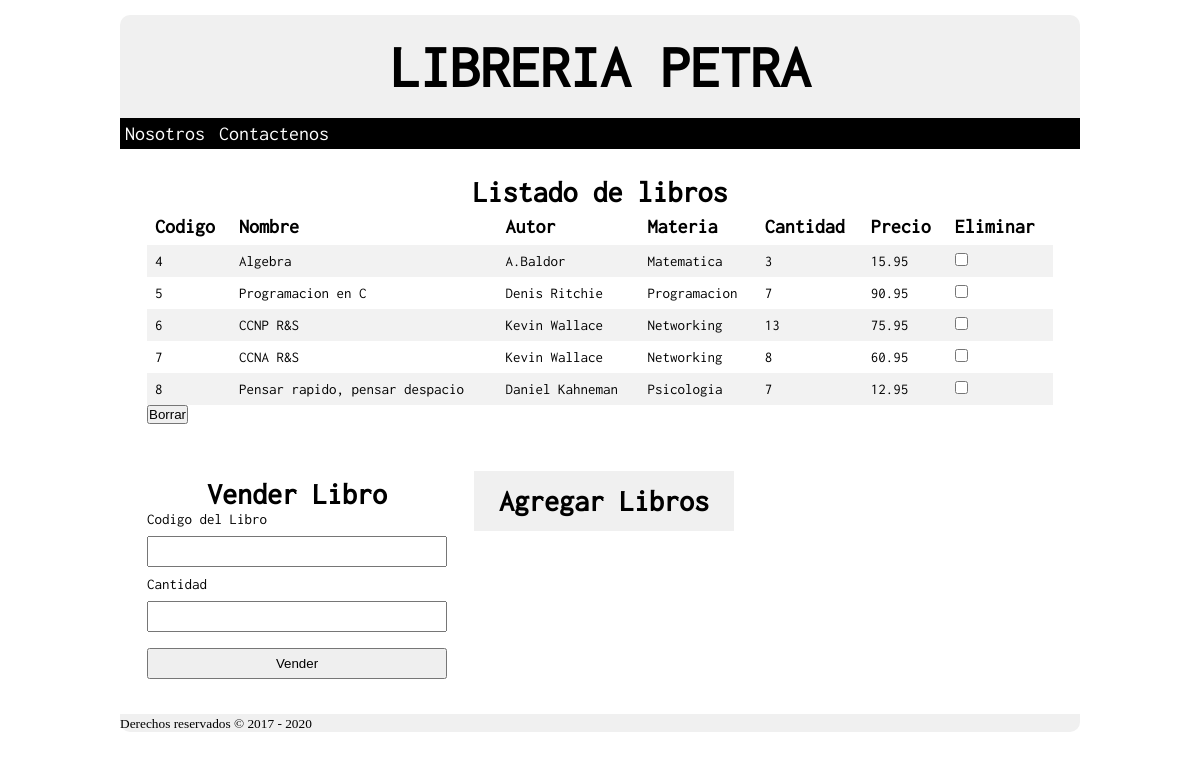
Before: / with the older database file.
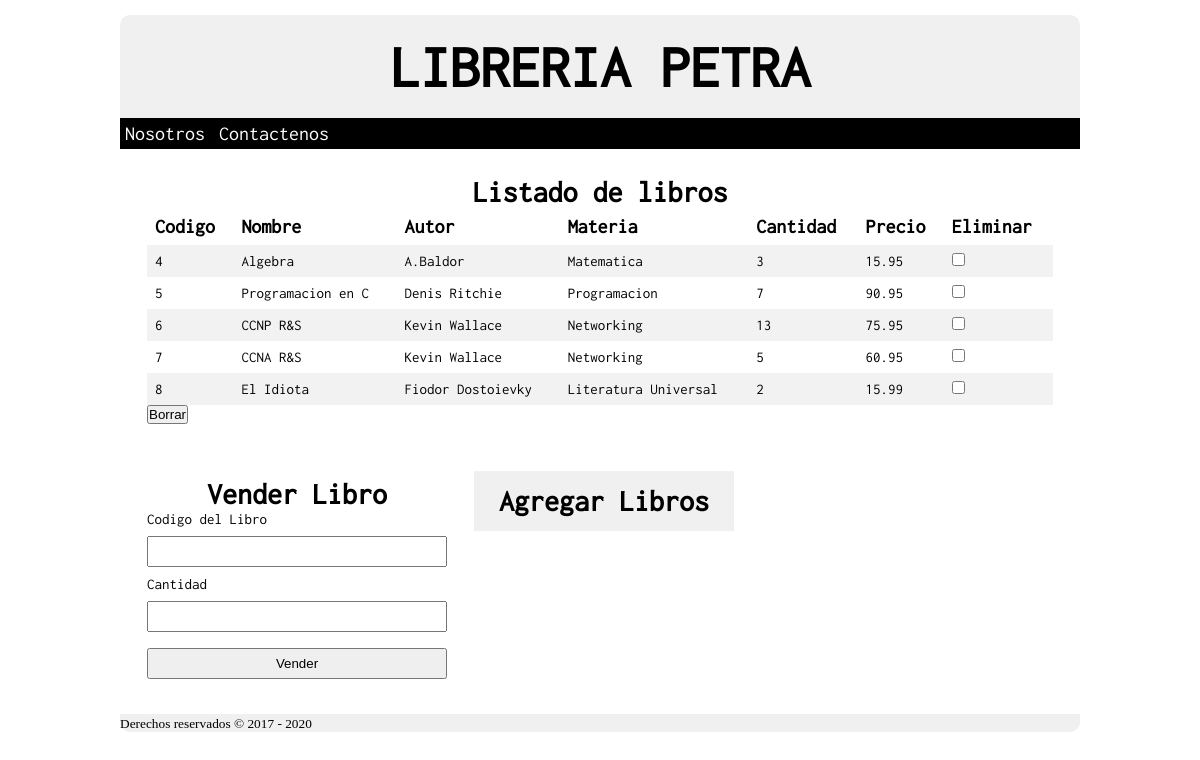
After: the same page with the newer database file.
### __init__.py (models this page shows, shortened)
class libros(db.Model):
    id = db.Column('id', db.Integer, primary_key=True)
    nombre = db.Column(db.String(100))
    materia = db.Column(db.String(50))
    autor = db.Column(db.String(200))
    cantidad = db.Column(db.Integer)
    precio = db.Column(db.String(10))

### __init__.py (the view)
@app.route('/')
def mostrar_todo():
    return render_template('mostrar_todo.html', libros=libros.query.all())

### templates/mostrar_todo.html (shortened to what this page needs)
<!DOCTYPE html>
<html lang="en">
<head>
  <link rel="stylesheet" type="text/css" href="{{ url_for('static', filename = 'css/petra.css') }}">
</head>
<body>
  <div id="agrupar">
    <header id="cabecera">
      <h1><a href="{{ url_for('mostrar_todo') }}">LIBRERIA PETRA</a></h1>
    </header>
  <nav id="menu">
    <ul>
      <li>Nosotros</li>
      <li>Contactenos</li>
    </ul>
  </nav>
  <section id="seccion1">
    <h2>Listado de libros</h2>
    <form action="http://127.0.0.1:5000/eliminar/" method="post">
      <table>
          <tr>
            <th>Codigo</th>
            <th>Nombre</th>
            <th>Autor</th>
            <th>Materia</th>
            <th>Cantidad</th>
            <th>Precio</th>
            <th>Eliminar</th>
          </tr>
          {% for libro in libros %}
          <tr>
            <td>{{ libro.id }} </td>
            <td>{{ libro.nombre }}</td>
            <td>{{ libro.autor }}</td>
            <td>{{ libro.materia }}</td>
            <td>{{ libro.cantidad }}</td>
            <td>{{ libro.precio }}</td>
            <td> <input type="checkbox" id="{{libro.id}}" name="id" value = "{{libro.id}}"></td>
          </tr>
          {% endfor %}
     </table>
     <input type ='submit' value="Borrar">
    </form>
  </section>
  <section id="seccion2">
        <form action="http://127.0.0.1:5000/comprar/" method="post">
          <h2>
            Vender Libro
          </h2>
          <label>Codigo del Libro</label>
          <input type="text" size="2" name ="id">
          <label>Cantidad</label>
          <input type="text" size="2" name = "cantidad">
          <input type="submit" value="Vender">
        </form>
  </section>
 <section id="seccion3">
     <a id="boton_link" href="{{ url_for('nuevo') }}">Agregar Libros</a>
 </section>
  <footer>
    <small> Derechos reservados &copy; 2017 - 2020 </small>
  </footer>
 </div>
</body>
</html>

### static/css/petra.css (style rules this page uses)
* { margin: 0px; padding: 0px; }
label { font: 15px mifuente, verdana, sans-serif; }
h1 > a { font: bold 60px mifuente, verdana , sans-serif; text-decoration: none; color:black; }
h2 { font: bold 30px mifuente, verdana, sans-serif; text-align: center; }
th { font: bold 20px mifuente, verdana, sans-serif; }
td { font: 15px mifuente, verdana , sans-serif; }
header , section, aside, hgroup, nav, footer, article, figcaption, figure { display: block; }
body { text-align: center; }
#agrupar { width: 960px; margin: 15px auto; text-align: left; }
#cabecera { background-color: rgb(240,240,240); padding: 20px; border-radius: 10px 10px 0px 0px; text-align: center; }
#seccion1 { padding: 20px; margin: 7px; }
#seccion2 { width: 300px; float: left; padding: 20px; margin: 7px; }
#seccion3 { padding:20px; margin: 7px; }
#menu { background-color: rgb(0,0,0); }
#menu li { display: inline-block; list-style: none; padding: 5px; font: 20px mifuente ,verdana, sans-serif; color:white; }
footer { clear: both; background text-align: center; border-radius: 0px 0px 10px 10px; background-color: rgb(240,240,240); }
table { border-collapse: collapse; width: 100%; }
table, th ,td { text-align: left; padding: 8px; }
table tr:nth-child(even) { background-color: #f2f2f2; }
#boton_link:link, #boton_link:visited { background-color: rgb(240,240,240); color: black; padding: 14px 25px; text-decoration: none; display: inline-block; font: bold 30px mifuente, verdana,sans-serif; }
#seccion2 input { width:100%; padding: 6px 10px; margin: 8px 0; box-sizing: border-box; }

Changed rows visible on the page:
changed libros "CCNA R&S": cantidad "8" → "5"
changed libros id 8: nombre "Pensar rapido, pensar despacio" → "El Idiota"; autor "Daniel Kahneman" → "Fiodor Dostoievky"; materia "Psicologia" → "Literatura Universal"; cantidad "7" → "2"; precio "12.95" → "15.99"
